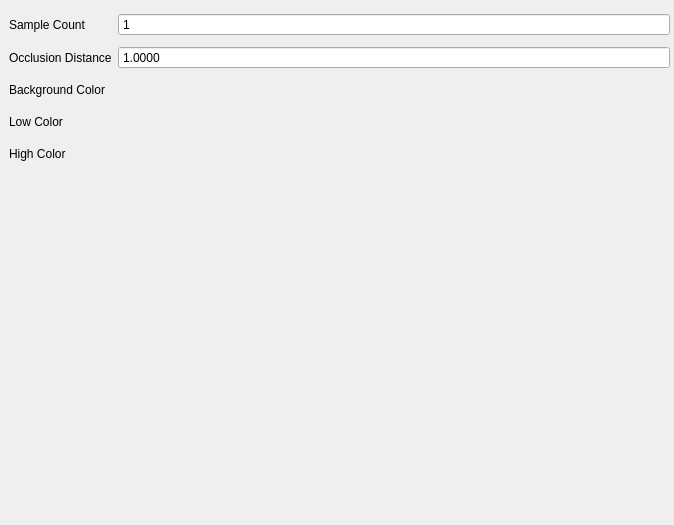
<?xml version="1.0" encoding="UTF-8"?>
<ui version="4.0">
 <class>AO</class>
 <widget class="QWidget" name="AO">
  <property name="geometry">
   <rect>
    <x>0</x>
    <y>0</y>
    <width>674</width>
    <height>525</height>
   </rect>
  </property>
  <property name="sizePolicy">
   <sizepolicy hsizetype="Expanding" vsizetype="Fixed">
    <horstretch>0</horstretch>
    <verstretch>0</verstretch>
   </sizepolicy>
  </property>
  <property name="windowTitle">
   <string>Form</string>
  </property>
  <widget class="QWidget" name="formLayoutWidget">
   <property name="geometry">
    <rect>
     <x>9</x>
     <y>9</y>
     <width>661</width>
     <height>162</height>
    </rect>
   </property>
   <layout class="QGridLayout" name="gridLayout">
    <item row="0" column="1">
     <widget class="QSpinBox" name="sample_count_spinbox">
      <property name="sizePolicy">
       <sizepolicy hsizetype="Expanding" vsizetype="Fixed">
        <horstretch>0</horstretch>
        <verstretch>0</verstretch>
       </sizepolicy>
      </property>
      <property name="buttonSymbols">
       <enum>QAbstractSpinBox::NoButtons</enum>
      </property>
      <property name="minimum">
       <number>1</number>
      </property>
     </widget>
    </item>
    <item row="2" column="0">
     <widget class="QLabel" name="label_3">
      <property name="text">
       <string>Background Color</string>
      </property>
     </widget>
    </item>
    <item row="3" column="1">
     <widget class="QPushButton" name="low_color">
      <property name="text">
       <string/>
      </property>
      <property name="flat">
       <bool>true</bool>
      </property>
     </widget>
    </item>
    <item row="1" column="1">
     <widget class="QDoubleSpinBox" name="occlusion_distance_spinbox">
      <property name="buttonSymbols">
       <enum>QAbstractSpinBox::NoButtons</enum>
      </property>
      <property name="decimals">
       <number>4</number>
      </property>
      <property name="maximum">
       <double>99999.000000000000000</double>
      </property>
      <property name="singleStep">
       <double>0.100000000000000</double>
      </property>
      <property name="stepType">
       <enum>QAbstractSpinBox::AdaptiveDecimalStepType</enum>
      </property>
      <property name="value">
       <double>1.000000000000000</double>
      </property>
     </widget>
    </item>
    <item row="2" column="1">
     <widget class="QPushButton" name="background_color">
      <property name="text">
       <string/>
      </property>
      <property name="flat">
       <bool>true</bool>
      </property>
     </widget>
    </item>
    <item row="0" column="0">
     <widget class="QLabel" name="label">
      <property name="text">
       <string>Sample Count</string>
      </property>
     </widget>
    </item>
    <item row="4" column="1">
     <widget class="QPushButton" name="high_color">
      <property name="text">
       <string/>
      </property>
      <property name="flat">
       <bool>true</bool>
      </property>
     </widget>
    </item>
    <item row="1" column="0">
     <widget class="QLabel" name="label_2">
      <property name="text">
       <string>Occlusion Distance</string>
      </property>
     </widget>
    </item>
    <item row="4" column="0">
     <widget class="QLabel" name="label_5">
      <property name="text">
       <string>High Color</string>
      </property>
     </widget>
    </item>
    <item row="3" column="0">
     <widget class="QLabel" name="label_4">
      <property name="text">
       <string>Low Color</string>
      </property>
     </widget>
    </item>
   </layout>
  </widget>
 </widget>
 <resources/>
 <connections/>
</ui>
